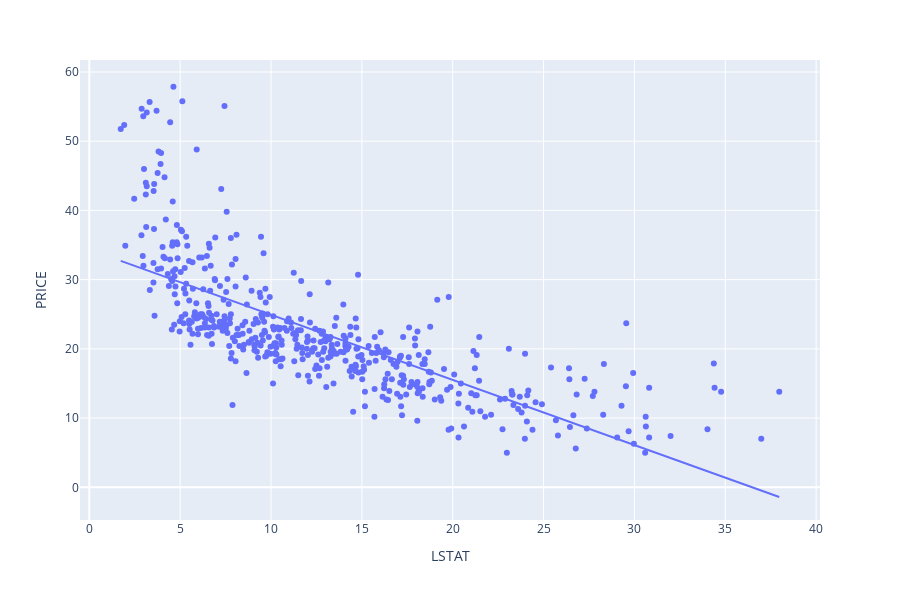

This figure's notebook cell:
### Code cell
fig = px.scatter(df, x="LSTAT", y="PRICE", trendline="ols")
fig.show()

### Figure 1 — Plotly figure (JSON) as saved in the notebook; plotly's stock layout.template omitted (floating-point values rounded to 4 significant figures; data arrays with more than 128 entries replaced by an {"elided": "..."} marker saying what was removed)
{"data": [{"hoverlabel": {"namelength": 0}, "hovertemplate": "LSTAT=%{x}<br>PRICE=%{y}", "legendgroup": "", "marker": {"color": "#636efa", "symbol": "circle"}, "mode": "markers", "name": "", "showlegend": false, "type": "scatter", "x": {"elided": "498 float values"}, "xaxis": "x", "y": {"elided": "498 float values"}, "yaxis": "y"}, {"hoverlabel": {"namelength": 0}, "hovertemplate": "<b>OLS trendline</b><br>PRICE = -0.941363 * LSTAT + 34.344029<br>R<sup>2</sup>=0.538173<br><br>LSTAT=%{x}<br>PRICE=%{y} <b>(trend)</b>", "legendgroup": "", "marker": {"color": "#636efa", "symbol": "circle"}, "mode": "lines", "name": "", "showlegend": false, "type": "scatter", "x": {"elided": "498 float values"}, "xaxis": "x", "y": {"elided": "498 float values"}, "yaxis": "y"}], "layout": {"height": 600, "legend": {"tracegroupgap": 0}, "margin": {"t": 60}, "xaxis": {"anchor": "y", "domain": [0, 1], "title": {"text": "LSTAT"}}, "yaxis": {"anchor": "x", "domain": [0, 1], "title": {"text": "PRICE"}}}}
